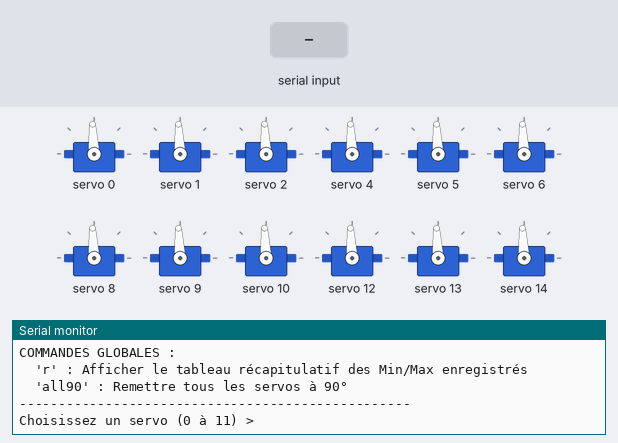
Recording of a sketch running on a simulated Arduino Uno, built with avr-gcc and run on an emulated ATmega328P. On the bench: 12 × servo, the last lines printed to the serial monitor. The inputs (shaded band) are chosen by the test bench.

Above: at 3.6 s.
3.7 s: "r\n" received over Serial
At 4.5 s:
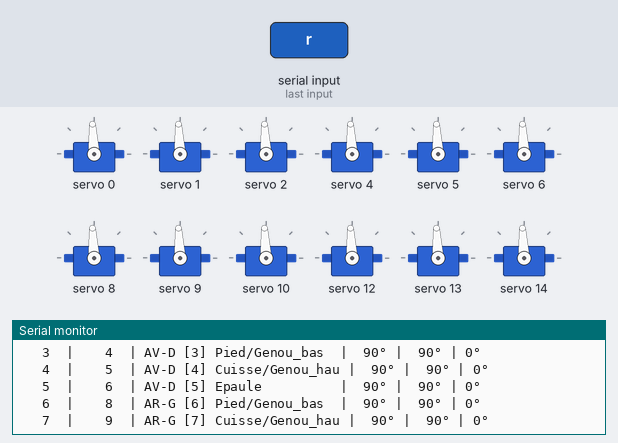
5.3 s: "report\n" received over Serial
At 6.4 s:
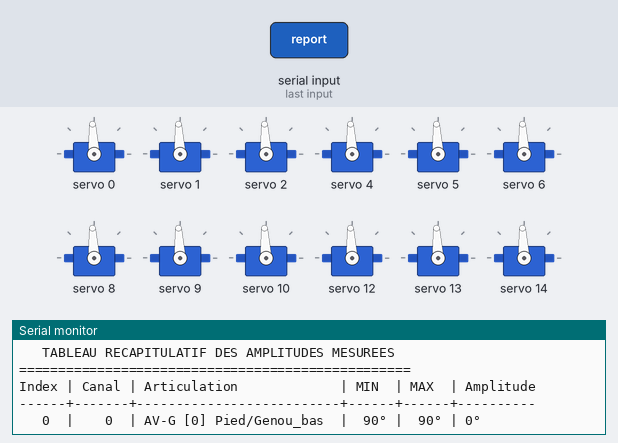
8.3 s: "all90\n" received over Serial
At 8.52 s:
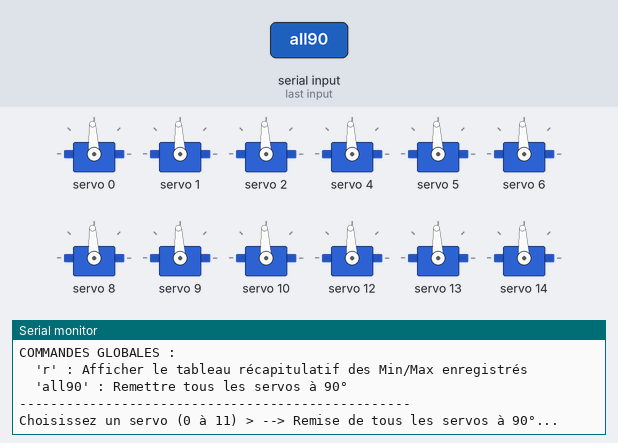

Measured:
- after the input at 3.7 s, the serial monitor: prints a new line after 0.06 s (image 1)
- after the input at 8.3 s, the serial monitor: prints a new line after 0.09 s (image 3)

The sketch:

test_amplitude.ino
```cpp
#include <Wire.h>
#include <Adafruit_PWMServoDriver.h>

#define OE_PIN 2

Adafruit_PWMServoDriver pwm = Adafruit_PWMServoDriver(0x40);

#define US_MIN  500   // 0°
#define US_MAX  2500  // 180°

struct Joint {
  uint8_t channel;
  const char* label;
  int currentAngle;
  int minAngle;
  int maxAngle;
};

Joint joints[12] = {
  {0,  "AV-G [0] Pied/Genou_bas", 90, 90, 90},
  {1,  "AV-G [1] Cuisse/Genou_haut", 90, 90, 90},
  {2,  "AV-G [2] Epaule", 90, 90, 90},
  {4,  "AV-D [3] Pied/Genou_bas", 90, 90, 90},
  {5,  "AV-D [4] Cuisse/Genou_haut", 90, 90, 90},
  {6,  "AV-D [5] Epaule", 90, 90, 90},
  {8,  "AR-G [6] Pied/Genou_bas", 90, 90, 90},
  {9,  "AR-G [7] Cuisse/Genou_haut", 90, 90, 90},
  {10, "AR-G [8] Epaule", 90, 90, 90},
  {12, "AR-D [9] Pied/Genou_bas", 90, 90, 90},
  {13, "AR-D [10] Cuisse/Genou_haut", 90, 90, 90},
  {14, "AR-D [11] Epaule", 90, 90, 90}
};

int activeJointIdx = -1; // -1 = Aucun servo sélectionné

void setAngleDirect(uint8_t channel, int angle) {
  angle = constrain(angle, 0, 180);
  int us = map(angle, 0, 180, US_MIN, US_MAX);
  int ticks = map(us, 0, 20000, 0, 4095);
  pwm.setPWM(channel, 0, ticks);
}

void moveJointSmooth(int idx, int targetAngle, int stepDelayMs = 15) {
  targetAngle = constrain(targetAngle, 0, 180);
  int current = joints[idx].currentAngle;

  if (targetAngle > current) {
    for (int a = current; a <= targetAngle; a++) {
      setAngleDirect(joints[idx].channel, a);
      delay(stepDelayMs);
    }
  } else {
    for (int a = current; a >= targetAngle; a--) {
      setAngleDirect(joints[idx].channel, a);
      delay(stepDelayMs);
    }
  }

  joints[idx].currentAngle = targetAngle;
  if (targetAngle < joints[idx].minAngle) joints[idx].minAngle = targetAngle;
  if (targetAngle > joints[idx].maxAngle) joints[idx].maxAngle = targetAngle;
}

void printMenu() {
  Serial.println("\n==================================================");
  Serial.println("     TEST AMPLITUDE & CALIBRATION DES SERVOS     ");
  Serial.println("==================================================");
  Serial.println("LISTE DES SERVOS (Saisir un numéro 0 à 11) :");
  for (int i = 0; i < 12; i++) {
    Serial.print("  [");
    if (i < 10) Serial.print(" ");
    Serial.print(i);
    Serial.print("] Canal PCA ");
    if (joints[i].channel < 10) Serial.print(" ");
    Serial.print(joints[i].channel);
    Serial.print(" : ");
    Serial.print(joints[i].label);
    Serial.print(" (Actuel: ");
    Serial.print(joints[i].currentAngle);
    Serial.println("°)");
  }
  Serial.println("\nCOMMANDES GLOBALES :");
  Serial.println("  'r' : Afficher le tableau récapitulatif des Min/Max enregistrés");
  Serial.println("  'all90' : Remettre tous les servos à 90°");
  Serial.println("--------------------------------------------------");
  Serial.print("Choisissez un servo (0 à 11) > ");
}

void printReport() {
  Serial.println("\n==================================================");
  Serial.println("   TABLEAU RECAPITULATIF DES AMPLITUDES MESUREES  ");
  Serial.println("==================================================");
  Serial.println("Index | Canal | Articulation             | MIN  | MAX  | Amplitude");
  Serial.println("------+-------+--------------------------+------+------+----------");
  for (int i = 0; i < 12; i++) {
    Serial.print("  ");
    if (i < 10) Serial.print(" ");
    Serial.print(i);
    Serial.print("  |   ");
    if (joints[i].channel < 10) Serial.print(" ");
    Serial.print(joints[i].channel);
    Serial.print("  | ");

    char labelBuf[26];
    snprintf(labelBuf, sizeof(labelBuf), "%-24s", joints[i].label);
    Serial.print(labelBuf);

    Serial.print(" | ");
    if (joints[i].minAngle < 100) Serial.print(" ");
    if (joints[i].minAngle < 10) Serial.print(" ");
    Serial.print(joints[i].minAngle);
    Serial.print("° | ");
    if (joints[i].maxAngle < 100) Serial.print(" ");
    if (joints[i].maxAngle < 10) Serial.print(" ");
    Serial.print(joints[i].maxAngle);
    Serial.print("° | ");
    Serial.print(joints[i].maxAngle - joints[i].minAngle);
    Serial.println("°");
  }
  Serial.println("==================================================\n");
}

void setup() {
  Serial.begin(9600);
  while (!Serial && millis() < 4000);

  pinMode(OE_PIN, OUTPUT);
  digitalWrite(OE_PIN, LOW); // Active OE PCA9685

  pwm.begin();
  pwm.setPWMFreq(50);
  delay(100);

  // Positionner tous les servos à 90° au démarrage
  for (int i = 0; i < 12; i++) {
    setAngleDirect(joints[i].channel, 90);
    delay(100);
  }

  printMenu();
}

void processInput(String cmd) {
  cmd.trim();
  if (cmd.length() == 0) return;

  // 1. Commandes d'action globale
  if (cmd == "r" || cmd == "report") {
    printReport();
    if (activeJointIdx == -1) printMenu();
    return;
  }

  if (cmd == "all90") {
    Serial.println("--> Remise de tous les servos à 90°...");
    for (int i = 0; i < 12; i++) {
      moveJointSmooth(i, 90, 10);
    }
    Serial.println("[OK] Tous les servos sont à 90°.");
    if (activeJointIdx != -1) {
      Serial.print("Servo actif : ");
      Serial.println(joints[activeJointIdx].label);
    } else {
      printMenu();
    }
    return;
  }

  // 2. Mode SELECTION DU SERVO (activeJointIdx == -1)
  if (activeJointIdx == -1) {
    int inputVal = cmd.toInt();
    int foundIdx = -1;

    // Recherche par index (0..11) ou par numéro de canal (0,1,2,4,5,6,8,9,10,12,13,14)
    if (inputVal >= 0 && inputVal <= 11 && cmd != "00") {
      foundIdx = inputVal;
    } else {
      for (int i = 0; i < 12; i++) {
        if (joints[i].channel == inputVal) {
          foundIdx = i;
          break;
        }
      }
    }

    if (foundIdx != -1) {
      activeJointIdx = foundIdx;
      Serial.println("\n--------------------------------------------------");
      Serial.print(">>> SERVO ACTIF : [");
      Serial.print(activeJointIdx);
      Serial.print("] ");
      Serial.println(joints[activeJointIdx].label);
      Serial.print("    Angle actuel : ");
      Serial.print(joints[activeJointIdx].currentAngle);
      Serial.println("°");
      Serial.println("    CONSIGNES :");
      Serial.println("    - Saisir un angle direct (ex: 45, 90, 120)");
      Serial.println("    - Saisir des pas relatifs (ex: +5, -5, +1, -1, +, -)");
      Serial.println("    - Saisir 'q' pour quitter ce servo et en choisir un autre");
      Serial.println("--------------------------------------------------");
    } else {
      Serial.println(" Erreur: Servo ou canal inconnu. Reessayez.");
    }
    return;
  }

  // 3. Mode CONTRÔLE DU SERVO ACTIF (activeJointIdx != -1)
  if (cmd == "q" || cmd == "quit") {
    Serial.print("<<< Quitter le servo : ");
    Serial.println(joints[activeJointIdx].label);
    Serial.print("    Plage enregistrée pour ce servo : [ ");
    Serial.print(joints[activeJointIdx].minAngle);
    Serial.print("° -- ");
    Serial.print(joints[activeJointIdx].maxAngle);
    Serial.println("° ]\n");

    activeJointIdx = -1;
    printMenu();
    return;
  }

  // Calcul du nouvel angle selon la commande (+, -, +5, -5, angle direct)
  int targetAngle = joints[activeJointIdx].currentAngle;

  if (cmd == "+") targetAngle += 5;
  else if (cmd == "-") targetAngle -= 5;
  else if (cmd.startsWith("+")) targetAngle += cmd.substring(1).toInt();
  else if (cmd.startsWith("-")) targetAngle -= cmd.substring(1).toInt();
  else targetAngle = cmd.toInt();

  targetAngle = constrain(targetAngle, 0, 180);

  Serial.print("--> Déplacement de [");
  Serial.print(joints[activeJointIdx].label);
  Serial.print("] vers ");
  Serial.print(targetAngle);
  Serial.println("°...");

  moveJointSmooth(activeJointIdx, targetAngle, 15);

  Serial.print(" [OK] Position: ");
  Serial.print(joints[activeJointIdx].currentAngle);
  Serial.print("° | Min: ");
  Serial.print(joints[activeJointIdx].minAngle);
  Serial.print("° | Max: ");
  Serial.print(joints[activeJointIdx].maxAngle);
  Serial.println("°");
}

void loop() {
  if (Serial.available() > 0) {
    String input = Serial.readStringUntil('\n');
    processInput(input);
  }
}
```
